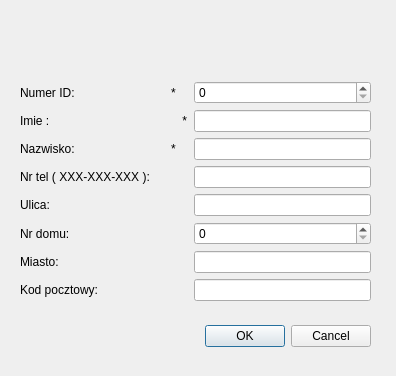
<?xml version="1.0" encoding="UTF-8"?>
<ui version="4.0">
 <class>DodajKlientaDialog</class>
 <widget class="QDialog" name="DodajKlientaDialog">
  <property name="geometry">
   <rect>
    <x>0</x>
    <y>0</y>
    <width>396</width>
    <height>376</height>
   </rect>
  </property>
  <property name="windowTitle">
   <string>Formularz dodania klienta</string>
  </property>
  <widget class="QDialogButtonBox" name="buttonBox">
   <property name="geometry">
    <rect>
     <x>30</x>
     <y>320</y>
     <width>341</width>
     <height>32</height>
    </rect>
   </property>
   <property name="orientation">
    <enum>Qt::Horizontal</enum>
   </property>
   <property name="standardButtons">
    <set>QDialogButtonBox::Cancel|QDialogButtonBox::Ok</set>
   </property>
  </widget>
  <widget class="QWidget" name="formLayoutWidget">
   <property name="geometry">
    <rect>
     <x>20</x>
     <y>20</y>
     <width>351</width>
     <height>281</height>
    </rect>
   </property>
   <layout class="QFormLayout" name="formLayout">
    <item row="0" column="1">
     <spacer name="verticalSpacer">
      <property name="orientation">
       <enum>Qt::Vertical</enum>
      </property>
      <property name="sizeHint" stdset="0">
       <size>
        <width>20</width>
        <height>8</height>
       </size>
      </property>
     </spacer>
    </item>
    <item row="1" column="0">
     <widget class="QLabel" name="label_2">
      <property name="text">
       <string>Numer ID:                             *</string>
      </property>
     </widget>
    </item>
    <item row="1" column="1">
     <widget class="QSpinBox" name="spinBoxId"/>
    </item>
    <item row="2" column="0">
     <widget class="QLabel" name="label_7">
      <property name="text">
       <string>Imie :                                        *</string>
      </property>
     </widget>
    </item>
    <item row="2" column="1">
     <widget class="QLineEdit" name="lineEditImie"/>
    </item>
    <item row="3" column="0">
     <widget class="QLabel" name="label_3">
      <property name="text">
       <string>Nazwisko:                             *</string>
      </property>
     </widget>
    </item>
    <item row="3" column="1">
     <widget class="QLineEdit" name="lineEditNazwisko"/>
    </item>
    <item row="4" column="0">
     <widget class="QLabel" name="label_4">
      <property name="text">
       <string>Nr tel ( XXX-XXX-XXX ):</string>
      </property>
     </widget>
    </item>
    <item row="4" column="1">
     <widget class="QLineEdit" name="lineEditNumerTelefonu"/>
    </item>
    <item row="5" column="0">
     <widget class="QLabel" name="label_5">
      <property name="text">
       <string>Ulica:</string>
      </property>
     </widget>
    </item>
    <item row="5" column="1">
     <widget class="QLineEdit" name="lineEditUlica"/>
    </item>
    <item row="6" column="0">
     <widget class="QLabel" name="label_6">
      <property name="text">
       <string>Nr domu:</string>
      </property>
     </widget>
    </item>
    <item row="6" column="1">
     <widget class="QSpinBox" name="spinBoxNrDomu"/>
    </item>
    <item row="7" column="0">
     <widget class="QLabel" name="label_8">
      <property name="text">
       <string>Miasto:</string>
      </property>
     </widget>
    </item>
    <item row="7" column="1">
     <widget class="QLineEdit" name="lineEditMiasto"/>
    </item>
    <item row="8" column="0">
     <widget class="QLabel" name="label_9">
      <property name="text">
       <string>Kod pocztowy:</string>
      </property>
     </widget>
    </item>
    <item row="8" column="1">
     <widget class="QLineEdit" name="lineEditKodPocztowy"/>
    </item>
   </layout>
  </widget>
 </widget>
 <resources/>
 <connections/>
</ui>
